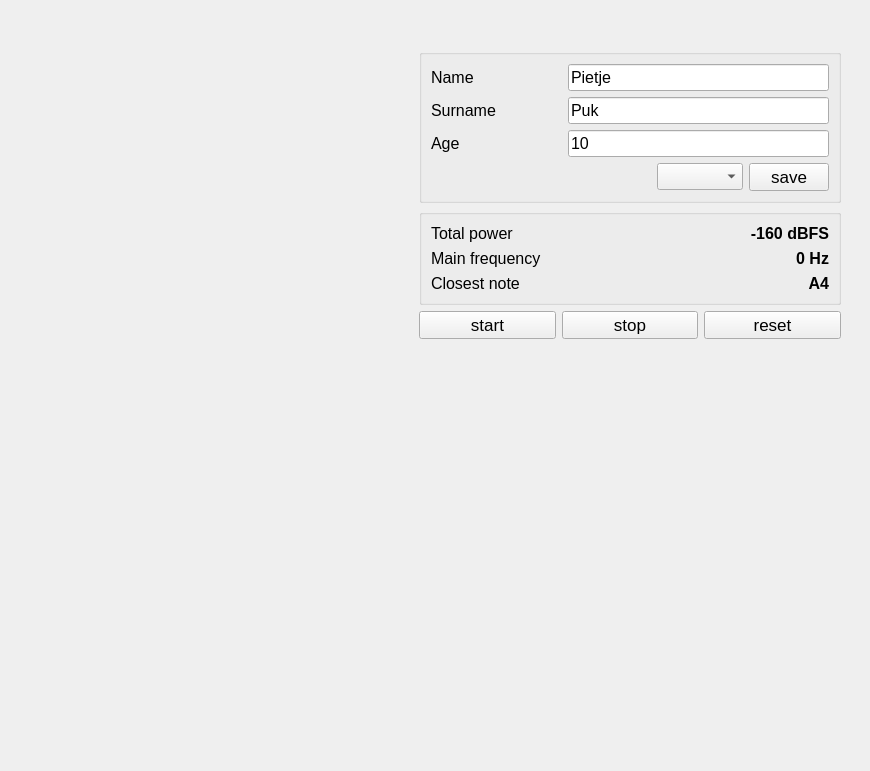
<?xml version="1.0" encoding="UTF-8"?>
<ui version="4.0">
 <class>Form</class>
 <widget class="QWidget" name="Form">
  <property name="geometry">
   <rect>
    <x>0</x>
    <y>0</y>
    <width>870</width>
    <height>771</height>
   </rect>
  </property>
  <property name="windowTitle">
   <string>Form</string>
  </property>
  <layout class="QGridLayout" name="gridLayout">
   <item row="1" column="1">
    <widget class="MyQWidget" name="keypress_widget" native="true">
     <layout class="QGridLayout" name="gridLayout_2">
      <item row="0" column="0">
       <widget class="PlotWidget" name="timePlot" native="true">
        <property name="sizePolicy">
         <sizepolicy hsizetype="Preferred" vsizetype="Preferred">
          <horstretch>0</horstretch>
          <verstretch>2</verstretch>
         </sizepolicy>
        </property>
        <layout class="QVBoxLayout" name="verticalLayout_3"/>
       </widget>
      </item>
      <item row="0" column="1">
       <widget class="QWidget" name="widget_2" native="true">
        <property name="sizePolicy">
         <sizepolicy hsizetype="Preferred" vsizetype="Preferred">
          <horstretch>0</horstretch>
          <verstretch>2</verstretch>
         </sizepolicy>
        </property>
        <property name="maximumSize">
         <size>
          <width>440</width>
          <height>16777215</height>
         </size>
        </property>
        <layout class="QVBoxLayout" name="verticalLayout_4">
         <property name="spacing">
          <number>6</number>
         </property>
         <item>
          <widget class="QLabel" name="labelLogo">
           <property name="text">
            <string/>
           </property>
           <property name="alignment">
            <set>Qt::AlignCenter</set>
           </property>
          </widget>
         </item>
         <item>
          <widget class="QGroupBox" name="groupBox_2">
           <property name="font">
            <font>
             <pointsize>12</pointsize>
            </font>
           </property>
           <property name="title">
            <string/>
           </property>
           <layout class="QVBoxLayout" name="verticalLayout_6">
            <item>
             <layout class="QHBoxLayout" name="horizontalLayout_6">
              <item>
               <widget class="QLabel" name="label_2">
                <property name="sizePolicy">
                 <sizepolicy hsizetype="Preferred" vsizetype="Preferred">
                  <horstretch>1</horstretch>
                  <verstretch>0</verstretch>
                 </sizepolicy>
                </property>
                <property name="font">
                 <font>
                  <pointsize>12</pointsize>
                 </font>
                </property>
                <property name="text">
                 <string>Name</string>
                </property>
               </widget>
              </item>
              <item>
               <widget class="QLineEdit" name="lineName">
                <property name="sizePolicy">
                 <sizepolicy hsizetype="Expanding" vsizetype="Fixed">
                  <horstretch>2</horstretch>
                  <verstretch>0</verstretch>
                 </sizepolicy>
                </property>
                <property name="font">
                 <font>
                  <pointsize>12</pointsize>
                 </font>
                </property>
                <property name="text">
                 <string>Pietje</string>
                </property>
                <property name="alignment">
                 <set>Qt::AlignLeading|Qt::AlignLeft|Qt::AlignVCenter</set>
                </property>
               </widget>
              </item>
             </layout>
            </item>
            <item>
             <layout class="QHBoxLayout" name="horizontalLayout_7">
              <item>
               <widget class="QLabel" name="label_4">
                <property name="sizePolicy">
                 <sizepolicy hsizetype="Preferred" vsizetype="Preferred">
                  <horstretch>1</horstretch>
                  <verstretch>0</verstretch>
                 </sizepolicy>
                </property>
                <property name="font">
                 <font>
                  <pointsize>12</pointsize>
                 </font>
                </property>
                <property name="text">
                 <string>Surname</string>
                </property>
               </widget>
              </item>
              <item>
               <widget class="QLineEdit" name="lineSurname">
                <property name="sizePolicy">
                 <sizepolicy hsizetype="Expanding" vsizetype="Fixed">
                  <horstretch>2</horstretch>
                  <verstretch>0</verstretch>
                 </sizepolicy>
                </property>
                <property name="font">
                 <font>
                  <pointsize>12</pointsize>
                 </font>
                </property>
                <property name="text">
                 <string>Puk</string>
                </property>
                <property name="alignment">
                 <set>Qt::AlignLeading|Qt::AlignLeft|Qt::AlignVCenter</set>
                </property>
               </widget>
              </item>
             </layout>
            </item>
            <item>
             <layout class="QHBoxLayout" name="horizontalLayout_8">
              <item>
               <widget class="QLabel" name="label_5">
                <property name="sizePolicy">
                 <sizepolicy hsizetype="Preferred" vsizetype="Preferred">
                  <horstretch>1</horstretch>
                  <verstretch>0</verstretch>
                 </sizepolicy>
                </property>
                <property name="font">
                 <font>
                  <pointsize>12</pointsize>
                 </font>
                </property>
                <property name="text">
                 <string>Age</string>
                </property>
               </widget>
              </item>
              <item>
               <widget class="QLineEdit" name="lineAge">
                <property name="sizePolicy">
                 <sizepolicy hsizetype="Expanding" vsizetype="Fixed">
                  <horstretch>2</horstretch>
                  <verstretch>0</verstretch>
                 </sizepolicy>
                </property>
                <property name="font">
                 <font>
                  <pointsize>12</pointsize>
                 </font>
                </property>
                <property name="text">
                 <string>10</string>
                </property>
                <property name="alignment">
                 <set>Qt::AlignLeading|Qt::AlignLeft|Qt::AlignVCenter</set>
                </property>
               </widget>
              </item>
             </layout>
            </item>
            <item>
             <layout class="QHBoxLayout" name="horizontalLayout_9">
              <item>
               <spacer name="horizontalSpacer">
                <property name="orientation">
                 <enum>Qt::Horizontal</enum>
                </property>
                <property name="sizeHint" stdset="0">
                 <size>
                  <width>40</width>
                  <height>20</height>
                 </size>
                </property>
               </spacer>
              </item>
              <item>
               <widget class="QComboBox" name="boxPrinter"/>
              </item>
              <item>
               <widget class="QPushButton" name="saveButton">
                <property name="font">
                 <font>
                  <pointsize>13</pointsize>
                 </font>
                </property>
                <property name="text">
                 <string>save</string>
                </property>
               </widget>
              </item>
             </layout>
            </item>
           </layout>
          </widget>
         </item>
         <item>
          <widget class="QGroupBox" name="groupBox">
           <property name="font">
            <font>
             <pointsize>14</pointsize>
            </font>
           </property>
           <property name="title">
            <string/>
           </property>
           <layout class="QVBoxLayout" name="verticalLayout_5">
            <item>
             <layout class="QHBoxLayout" name="horizontalLayout_3">
              <item>
               <widget class="QLabel" name="label">
                <property name="font">
                 <font>
                  <pointsize>12</pointsize>
                 </font>
                </property>
                <property name="text">
                 <string>Total power</string>
                </property>
               </widget>
              </item>
              <item>
               <widget class="QLabel" name="lblPower">
                <property name="font">
                 <font>
                  <pointsize>12</pointsize>
                  <weight>75</weight>
                  <bold>true</bold>
                 </font>
                </property>
                <property name="layoutDirection">
                 <enum>Qt::LeftToRight</enum>
                </property>
                <property name="text">
                 <string>-160 dBFS</string>
                </property>
                <property name="alignment">
                 <set>Qt::AlignRight|Qt::AlignTrailing|Qt::AlignVCenter</set>
                </property>
               </widget>
              </item>
             </layout>
            </item>
            <item>
             <layout class="QHBoxLayout" name="horizontalLayout_5">
              <item>
               <widget class="QLabel" name="label_3">
                <property name="font">
                 <font>
                  <pointsize>12</pointsize>
                 </font>
                </property>
                <property name="text">
                 <string>Main frequency</string>
                </property>
               </widget>
              </item>
              <item>
               <widget class="QLabel" name="lblFrequency">
                <property name="font">
                 <font>
                  <pointsize>12</pointsize>
                  <weight>75</weight>
                  <bold>true</bold>
                 </font>
                </property>
                <property name="text">
                 <string>0 Hz</string>
                </property>
                <property name="alignment">
                 <set>Qt::AlignRight|Qt::AlignTrailing|Qt::AlignVCenter</set>
                </property>
               </widget>
              </item>
             </layout>
            </item>
            <item>
             <layout class="QHBoxLayout" name="horizontalLayout_10">
              <item>
               <widget class="QLabel" name="label_6">
                <property name="font">
                 <font>
                  <pointsize>12</pointsize>
                 </font>
                </property>
                <property name="text">
                 <string>Closest note</string>
                </property>
               </widget>
              </item>
              <item>
               <widget class="QLabel" name="lblNote">
                <property name="font">
                 <font>
                  <pointsize>12</pointsize>
                  <weight>75</weight>
                  <bold>true</bold>
                 </font>
                </property>
                <property name="text">
                 <string>A4</string>
                </property>
                <property name="alignment">
                 <set>Qt::AlignRight|Qt::AlignTrailing|Qt::AlignVCenter</set>
                </property>
               </widget>
              </item>
             </layout>
            </item>
           </layout>
          </widget>
         </item>
         <item>
          <layout class="QHBoxLayout" name="horizontalLayout_11">
           <item>
            <widget class="QPushButton" name="startButton">
             <property name="font">
              <font>
               <pointsize>13</pointsize>
              </font>
             </property>
             <property name="text">
              <string>start</string>
             </property>
            </widget>
           </item>
           <item>
            <widget class="QPushButton" name="stopButton">
             <property name="font">
              <font>
               <pointsize>13</pointsize>
              </font>
             </property>
             <property name="text">
              <string>stop</string>
             </property>
            </widget>
           </item>
           <item>
            <widget class="QPushButton" name="resetButton">
             <property name="font">
              <font>
               <pointsize>13</pointsize>
              </font>
             </property>
             <property name="text">
              <string>reset</string>
             </property>
            </widget>
           </item>
          </layout>
         </item>
        </layout>
       </widget>
      </item>
      <item row="1" column="1">
       <widget class="PlotWidget" name="spectrumPlot" native="true">
        <property name="sizePolicy">
         <sizepolicy hsizetype="Preferred" vsizetype="Preferred">
          <horstretch>1</horstretch>
          <verstretch>3</verstretch>
         </sizepolicy>
        </property>
        <property name="maximumSize">
         <size>
          <width>440</width>
          <height>16777215</height>
         </size>
        </property>
       </widget>
      </item>
      <item row="1" column="0">
       <widget class="PlotWidget" name="spectrogramPlot" native="true">
        <property name="sizePolicy">
         <sizepolicy hsizetype="Preferred" vsizetype="Preferred">
          <horstretch>0</horstretch>
          <verstretch>3</verstretch>
         </sizepolicy>
        </property>
       </widget>
      </item>
     </layout>
    </widget>
   </item>
  </layout>
 </widget>
 <customwidgets>
  <customwidget>
   <class>PlotWidget</class>
   <extends>QWidget</extends>
   <header>pyqtgraph.h</header>
   <container>1</container>
  </customwidget>
  <customwidget>
   <class>MyQWidget</class>
   <extends>QWidget</extends>
   <header>kep</header>
   <container>1</container>
  </customwidget>
 </customwidgets>
 <resources/>
 <connections/>
</ui>
